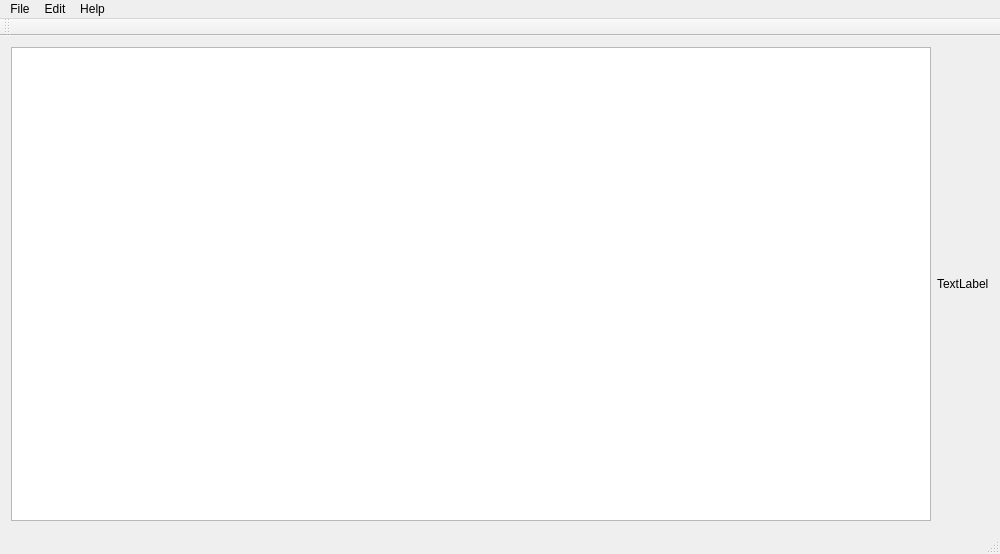
<?xml version="1.0" encoding="UTF-8"?>
<ui version="4.0">
 <class>MainWindow</class>
 <widget class="QMainWindow" name="MainWindow">
  <property name="geometry">
   <rect>
    <x>0</x>
    <y>0</y>
    <width>1000</width>
    <height>554</height>
   </rect>
  </property>
  <property name="windowTitle">
   <string>MainWindow</string>
  </property>
  <widget class="QWidget" name="centralWidget">
   <layout class="QVBoxLayout" name="verticalLayout">
    <item>
     <layout class="QGridLayout" name="gridLayout">
      <item row="0" column="0">
       <widget class="QTableWidget" name="table"/>
      </item>
      <item row="0" column="1">
       <widget class="ImageView" name="imageLabel">
        <property name="text">
         <string>TextLabel</string>
        </property>
       </widget>
      </item>
     </layout>
    </item>
   </layout>
  </widget>
  <widget class="QMenuBar" name="menuBar">
   <property name="geometry">
    <rect>
     <x>0</x>
     <y>0</y>
     <width>1000</width>
     <height>23</height>
    </rect>
   </property>
   <widget class="QMenu" name="menuFile">
    <property name="title">
     <string>File</string>
    </property>
    <addaction name="actionOpen"/>
    <addaction name="actionSavePickData"/>
    <addaction name="actionExit"/>
   </widget>
   <widget class="QMenu" name="menuHelp">
    <property name="title">
     <string>Help</string>
    </property>
    <addaction name="actionHelp"/>
   </widget>
   <widget class="QMenu" name="menuEdit">
    <property name="title">
     <string>Edit</string>
    </property>
    <addaction name="actionUndo"/>
    <addaction name="separator"/>
    <addaction name="actionCopy"/>
    <addaction name="actionPaste"/>
    <addaction name="separator"/>
    <addaction name="actionClearData"/>
   </widget>
   <addaction name="menuFile"/>
   <addaction name="menuEdit"/>
   <addaction name="menuHelp"/>
  </widget>
  <widget class="QToolBar" name="mainToolBar">
   <attribute name="toolBarArea">
    <enum>TopToolBarArea</enum>
   </attribute>
   <attribute name="toolBarBreak">
    <bool>false</bool>
   </attribute>
  </widget>
  <widget class="QStatusBar" name="statusBar"/>
  <action name="actionOpen">
   <property name="text">
    <string>Open</string>
   </property>
  </action>
  <action name="actionExit">
   <property name="text">
    <string>Exit</string>
   </property>
  </action>
  <action name="actionPickOrigin">
   <property name="text">
    <string>Pick Origin</string>
   </property>
   <property name="shortcut">
    <string>F4</string>
   </property>
  </action>
  <action name="actionZoomIn">
   <property name="text">
    <string>Zoom In(25%)</string>
   </property>
  </action>
  <action name="actionZoomOut">
   <property name="text">
    <string>Zoom Out(25%)</string>
   </property>
  </action>
  <action name="actionNormalSize">
   <property name="text">
    <string>Normal Size</string>
   </property>
  </action>
  <action name="actionFit2Window">
   <property name="text">
    <string>Fit to Window</string>
   </property>
  </action>
  <action name="actionHelp">
   <property name="text">
    <string>Using Help</string>
   </property>
  </action>
  <action name="actionPickDiagonal">
   <property name="text">
    <string>Pick Diagonal</string>
   </property>
   <property name="shortcut">
    <string>F3</string>
   </property>
  </action>
  <action name="actionPickPoint">
   <property name="text">
    <string>Pick Point</string>
   </property>
   <property name="shortcut">
    <string>F2</string>
   </property>
  </action>
  <action name="actionSettingScale">
   <property name="text">
    <string>Setting Scale</string>
   </property>
  </action>
  <action name="actionCopy">
   <property name="text">
    <string>Copy</string>
   </property>
  </action>
  <action name="actionPaste">
   <property name="text">
    <string>Paste</string>
   </property>
  </action>
  <action name="actionUndo">
   <property name="text">
    <string>Undo</string>
   </property>
  </action>
  <action name="actionSavePickData">
   <property name="text">
    <string>Save Pick Data</string>
   </property>
  </action>
  <action name="actionClearData">
   <property name="text">
    <string>Clear Data</string>
   </property>
  </action>
 </widget>
 <layoutdefault spacing="6" margin="11"/>
 <customwidgets>
  <customwidget>
   <class>ImageView</class>
   <extends>QLabel</extends>
   <header>imageview.h</header>
  </customwidget>
 </customwidgets>
 <resources/>
 <connections/>
</ui>
